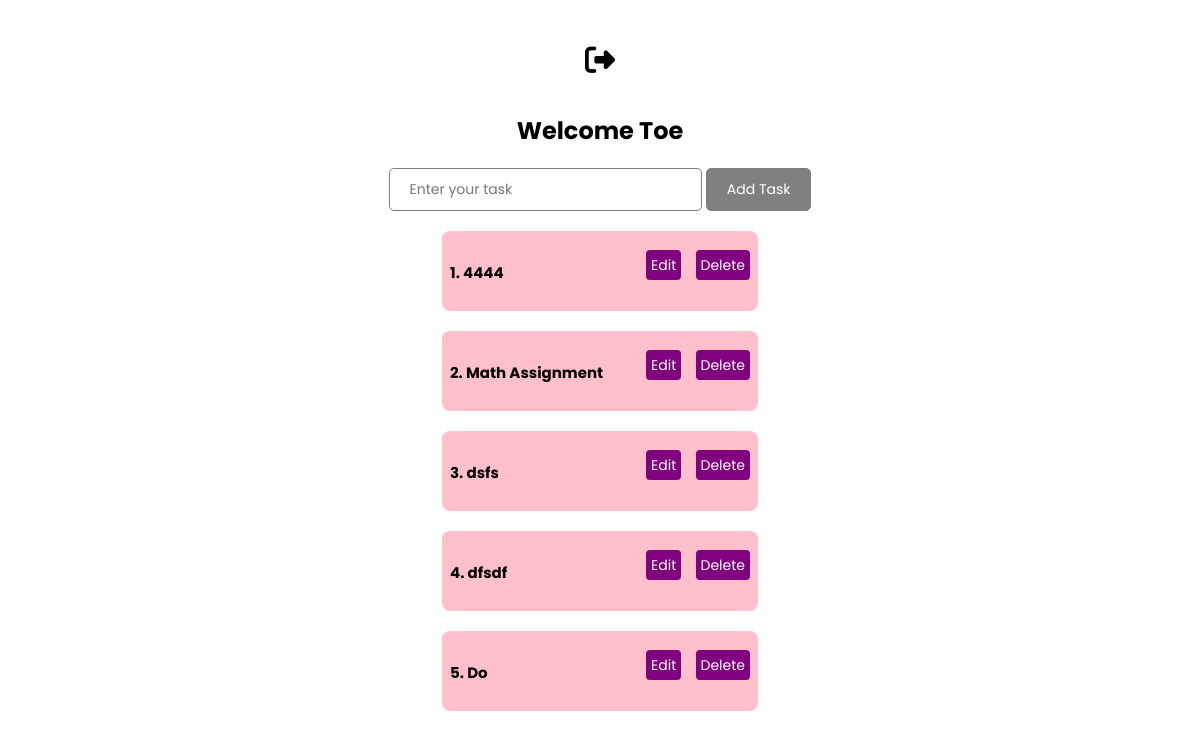
Before: /todopage/ (signed in) with the older database file.
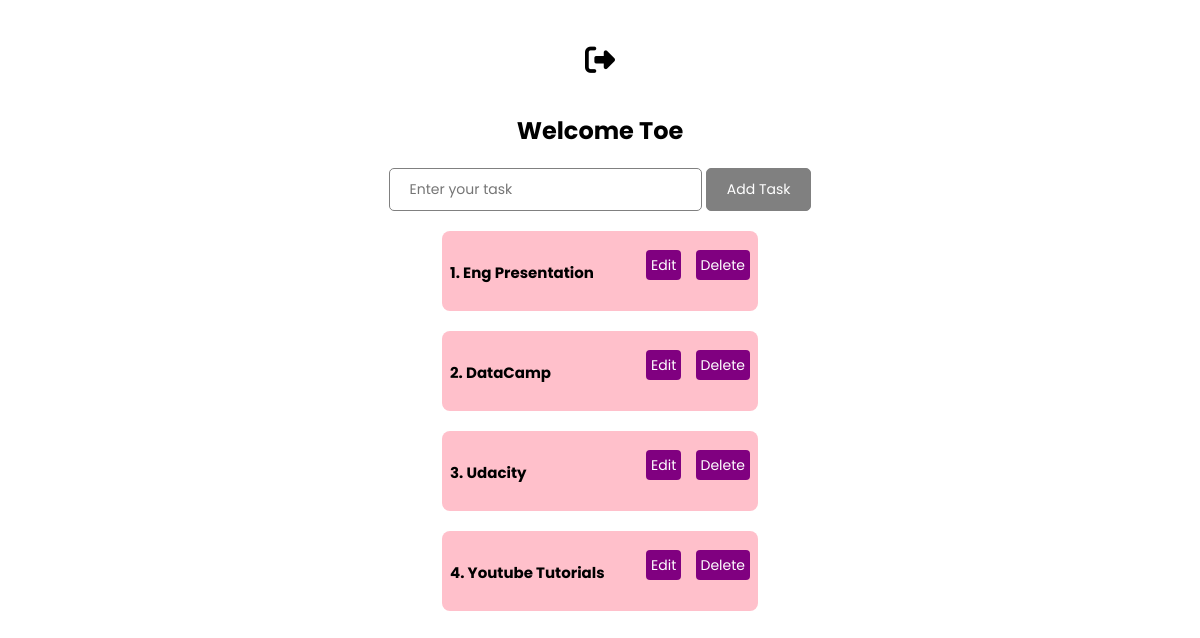
After: the same page with the newer database file.
### todo/models.py (models this page shows)
class TODO(models.Model):
    srno=models.AutoField(primary_key=True,auto_created=True)
    title=models.CharField(max_length=30)
    date=models.DateTimeField(auto_now_add=True)
    user=models.ForeignKey(User,on_delete=models.CASCADE)

### todo/views.py (the view)
# urls.py: path('todopage/',views.get_todo),
@login_required(login_url='/login')
def get_todo(request):
    if request.method=='POST':
        title=request.POST.get('title')
        obj=models.TODO(title=title,user=request.user)
        obj.save()
        result=models.TODO.objects.filter(user=request.user).order_by('date')
        return render(request,'todopage.html',{'res':result})
    else:
        result=models.TODO.objects.filter(user=request.user).order_by('date')
        return render(request, 'todopage.html',{'res':result})

### templates/todopage.html (shortened to what this page needs)
<!DOCTYPE html>
<html lang="en">
<head>
  <link rel="stylesheet" href="https://cdnjs.cloudflare.com/ajax/libs/font-awesome/6.2.0/css/all.min.css" />
</head>
<body>
<div class="container">
<div class="navigation-card">
  <a href="{% url 'signout' %}">
   <i class="fa-solid fa-right-from-bracket"></i>
  </a>
</div>
  <div> <h2>Welcome {{request.user}}</h2></div>
    {% block content %}
  <div class="input__container">
       <form method="POST">
        <input type="text" name="title" placeholder="Enter your task">
        <input type="submit" value="Add Task" class="submitclass">
         </form>
      </div>
  {% if res %}
  {% for todo in res %}
  <div class="mytodo">
    <h5>{{ forloop.counter }}. {{todo.title}}</h5>
    <p>
      <a href="/edit_todo/{{todo.srno}}">Edit</a>
      <a href="/delete_todo/{{todo.srno}}">Delete</a>
    </p>
  </div>
  {% endfor %}
  {% endif %}
</div>
{% endblock %}
</body>
</html>

Changed rows visible on the page:
removed TODO: title "Math Assignment"
changed TODO: title "4444" → "Eng Presentation"
changed TODO: title "dsfs" → "DataCamp"
changed TODO: title "dfsdf" → "Udacity"
changed TODO: title "Do" → "Youtube Tutorials"
